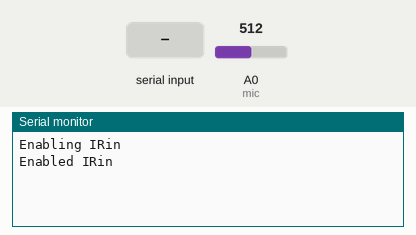
This sketch was run on a simulated Arduino Leonardo, built with avr-gcc and run on an emulated ATmega32U4. Shown: the last lines printed to the serial monitor. The inputs (shaded band) are chosen by the test bench; at power-on: A0 (mic) = 512.

Above: at 1.2 s.
1.3 s: "auto" received over the second serial link
At 2.0 s:
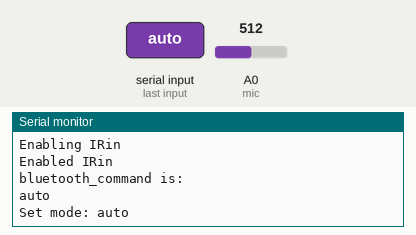
2.9 s: "manual" received over the second serial link
At 4.0 s:
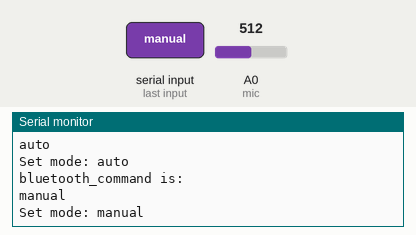
4.8 s: "toplimit_up" received over the second serial link
At 5.2 s:
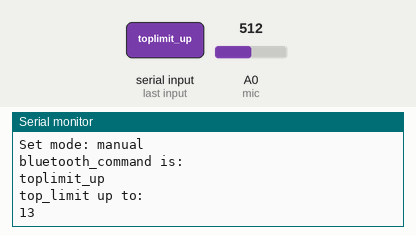
6.4 s: "toplimit_down" received over the second serial link
At 7.6 s:
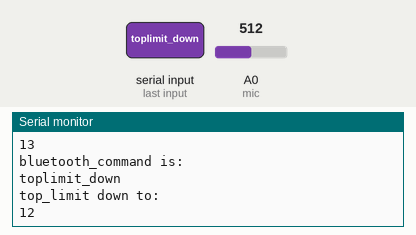
7.9 s: "botlimit_up" received over the second serial link
At 8.4 s:
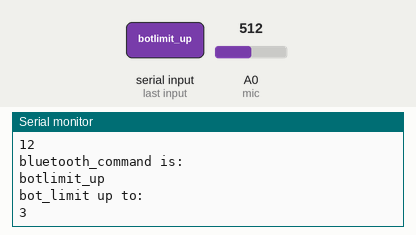
9.4 s: "botlimit_down" received over the second serial link
At 10.9 s:
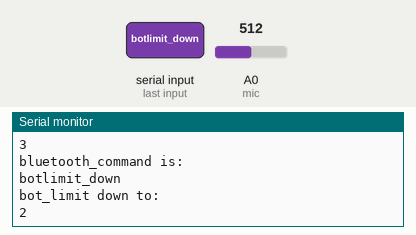
Timing chart, 0 to 12.0 s (numbered marks = the images above; inputs shaded):
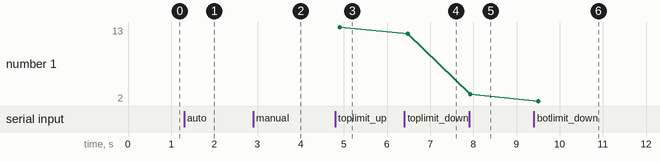

Measured:
- after the input at 1.3 s, the serial monitor: prints a new line after 0.19 s (image 1)
- after the input at 2.9 s, the serial monitor: prints a new line after 0.44 s (image 2)
- after the input at 4.8 s, the serial monitor: prints a new line after 0.11 s (image 3)
- after the input at 6.4 s, the serial monitor: prints a new line after 0.08 s (image 4)
- after the input at 7.9 s, the serial monitor: prints a new line at once (image 5)
- after the input at 9.4 s, the serial monitor: prints a new line after 0.10 s (image 6)
- plotted number 1: 13 → 12 after the input at 6.4 s, 12 → 3 after the input at 7.9 s, 3 → 2 after the input at 9.4 s

The sketch:

Prototype_2.ino
```cpp
#include <IRremote.h>
// microphone setting
// Connect the MEMS AUD output to the Arduino A0 pin
int mic = A0;
// Variables to find the peak-to-peak amplitude of AUD output
const int sampleTime = 50;
int micOut;
int volume;
int volume_sum;
int volume_avg;
int nonzero_count;
int top_limit;
int bot_limit;

int auto_flag = 1; // 1 means automode, 0 means manual mode
int RECV_PIN = 11; // pin receive the infared signal
IRrecv irrecv(RECV_PIN);
IRsend irsend;
decode_results results;
int brand_num;
char* tvBrand;
int setup_flag;
String command = "volUp";
String bluetooth_command = "";
// all the supported brands, but only SONY and SAMSUNG are used below
char* brand[]={"UNUSED", "RC5", "RC6", "NEC", "SONY", "PANASONIC", "JVC", "SAMSUNG",
            "WHYNTER", "AIWA_RC_T501", "LG", "SANYO", "MITSUBISHI", "DISH", "SHARP", "DENON", "PRONTO", "LEGO_PF"};

void setup()
{
  Serial.begin(9600);
  Serial1.begin(9600);

  // In case the interrupt driver crashes on setup, give a clue
  // to the user what's going on.
  Serial.println("Enabling IRin");
  irrecv.enableIRIn(); // Start the receiver
  Serial.println("Enabled IRin");

  setup_flag = 0;
  auto_flag = 1; // default to be auto
  top_limit = 12; // default limits, can be revised due to differenet situations
  bot_limit = 2;
}

void loop() {
  // one time setup for the tv_brand
  // device will recognize the tv_brand based on
  // the signal received from the remote controller
  if (irrecv.decode(&results) && setup_flag == 0) {
    brand_num = int(dump(&results));
    Serial.println(brand[brand_num]);
    tvBrand = brand[brand_num];
    irrecv.resume(); // Receive the next value
    setup_flag = 1;
    delay(100);
  }
  delay(100);

  // receive the bluetooth command by serial communication
  while(Serial1.available() > 0){
     bluetooth_command += char(Serial1.read());
     delay(2);
  }

  //manipulate with the bluetooth command
  if(bluetooth_command.length() > 0){
    Serial.println("bluetooth_command is:");
    Serial.println(bluetooth_command);
  }
  if(bluetooth_command == "auto"){
    Serial.println("Set mode: auto");
     auto_flag = 1;
  }else if(bluetooth_command == "manual"){
    Serial.println("Set mode: manual");
    auto_flag = 0;
  }else if(bluetooth_command == "toplimit_up"){
    top_limit = top_limit + 1;
    Serial.println("top_limit up to: ");
    Serial.println(top_limit);
  }else if(bluetooth_command == "toplimit_down"){
     top_limit = top_limit - 1;
     Serial.println("top_limit down to: ");
     Serial.println(top_limit);
  }else if(bluetooth_command == "botlimit_up"){
    bot_limit = bot_limit + 1;
    Serial.println("bot_limit up to: ");
    Serial.println(bot_limit);
  }else if (bluetooth_command == "botlimit_down"){
    bot_limit = bot_limit - 1;
    Serial.println("bot_limit down to: ");
    Serial.println(bot_limit);
  }
  // manual mode, send out the infared signal based on the command
  // received from the bluetooth
  if(auto_flag == 0){
    if(tvBrand == "SAMSUNG"){
      //Samsung specific hex code
      //E0E0E01F -> vol up
      //E0E0D02F -> vol down
      if(bluetooth_command == "volUP"){
        Serial.println("Manual, Sending SAMSUNG, volume up");
        irsend.sendSAMSUNG(0xE0E0E01F, 32);
      }else if(bluetooth_command == "volDOWN"){
        Serial.println("Manual, Sending SAMSUNG, volume down");
        irsend.sendSAMSUNG(0xE0E0D02F, 32);
      }
    }else if(tvBrand == "SONY"){
      if(bluetooth_command == "volUP"){
        Serial.println("Sending SONY, volume up");
        irsend.sendSony(0x490, 12);
      }else if(bluetooth_command == "volDOWN"){
        Serial.println("Sending SONY, volume down");
        irsend.sendSony(0xC90, 12);
      }
    }
   }else{
      // automode, get the volume from the microphone
      // adjust the volume automatically based on the preset threshold
      int micOutput = findPTPAmp();
      volume_sum = 0;
      nonzero_count = 0;
      for(int i = 0; i < 3; i++){
        volume = VUMeter(micOutput);
        delay(100);
        if(volume != 0){
          nonzero_count++;
        }
        volume_sum =+ volume;
      }
      volume_avg = volume / nonzero_count;
      if(volume_avg > top_limit){ //send the volume down signal
        if(tvBrand == "SAMSUNG"){
          Serial.println("Sending SAMSUNG, volume down");
          irsend.sendSAMSUNG(0xE0E0D02F, 32);
        }else if (tvBrand == "SONY"){
          Serial.println("Sending SONY, volume down");
          irsend.sendSony(0xC90, 12);
        }
      }else if(volume_avg < bot_limit){
        if(tvBrand == "SAMSUNG"){
          Serial.println("Sending SAMSUNG, volume up");
          irsend.sendSAMSUNG(0xE0E0D01F, 32);
        }else if (tvBrand == "SONY"){
          Serial.println("Sending SONY, volume up");
          irsend.sendSony(0x490, 12);
        }
      }
   }


  //clean the bluetooth command string
  bluetooth_command = "";
  delay(10);
  //send the signal

}


unsigned long dump(decode_results *results) {
  // Dumps out the decode_results structure.
  // Call this after IRrecv::decode()
  int count = results->rawlen;
  //Serial.print(results->value, HEX);
  Serial.print(" (");
  Serial.print(results->bits, DEC);
  Serial.println(" bits)");
  return results->decode_type;
}

//functions for microphone
// Find the Peak-to-Peak Amplitude Function
int findPTPAmp(){
// Time variables to find the peak-to-peak amplitude
   unsigned long startTime= millis();  // Start of sample window
   unsigned int PTPAmp = 0;

// Signal variables to find the peak-to-peak amplitude
   unsigned int maxAmp = 0;
   unsigned int minAmp = 1023;

// Find the max and min of the mic output within the 50 ms timeframe
   while(millis() - startTime < sampleTime)
   {
      micOut = analogRead(mic);
      if( micOut < 1023) //prevent erroneous readings
      {
        if (micOut > maxAmp)
        {
          maxAmp = micOut; //save only the max reading
        }
        else if (micOut < minAmp)
        {
          minAmp = micOut; //save only the min reading
        }
      }
   }

  PTPAmp = maxAmp - minAmp; // (max amp) - (min amp) = peak-to-peak amplitude
  double micOut_Volts = (PTPAmp * 3.3) / 1023; // Convert ADC into voltage

  //Uncomment this line for help debugging (be sure to also comment out the VUMeter function)
  //Serial.println(PTPAmp);

  //Return the PTP amplitude to use in the soundLevel function.
  // You can also return the micOut_Volts if you prefer to use the voltage level.
  return PTPAmp;
}

// Volume Unit Meter function: map the PTP amplitude to a volume unit between 0 and 10.
int VUMeter(int micAmp){
  int preValue = 0;

  // Map the mic peak-to-peak amplitude to a volume unit between 0 and 10.
   // Amplitude is used instead of voltage to give a larger (and more accurate) range for the map function.
   // This is just one way to do this -- test out different approaches!
  int fill = map(micAmp, 23, 750, 0, 100);

  // Only print the volume unit value if it changes from previous value
  while(fill != preValue)
  {
    //Serial.println(fill);
    preValue = fill;
  }
  return fill;
}
```
